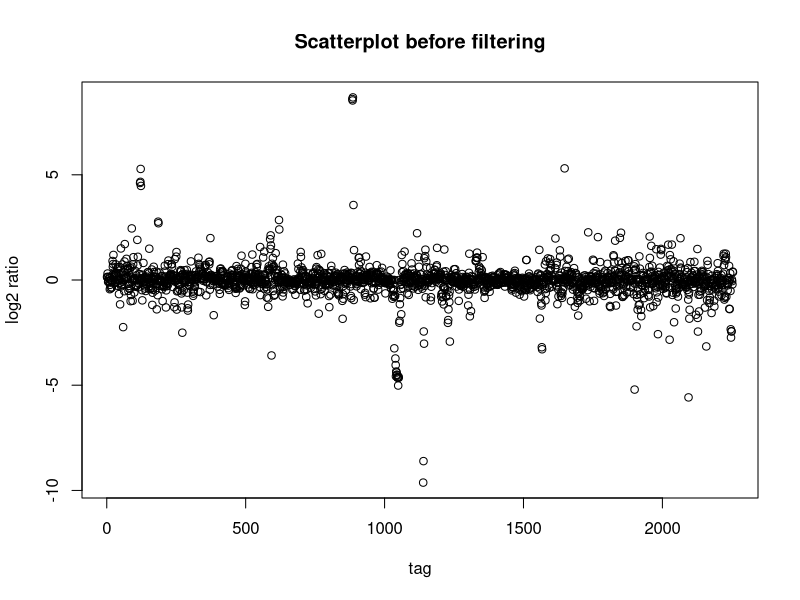
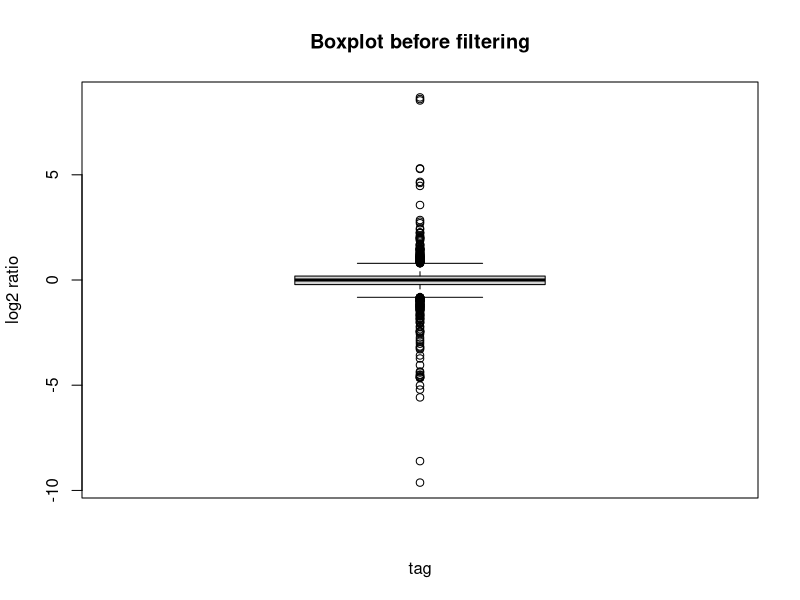
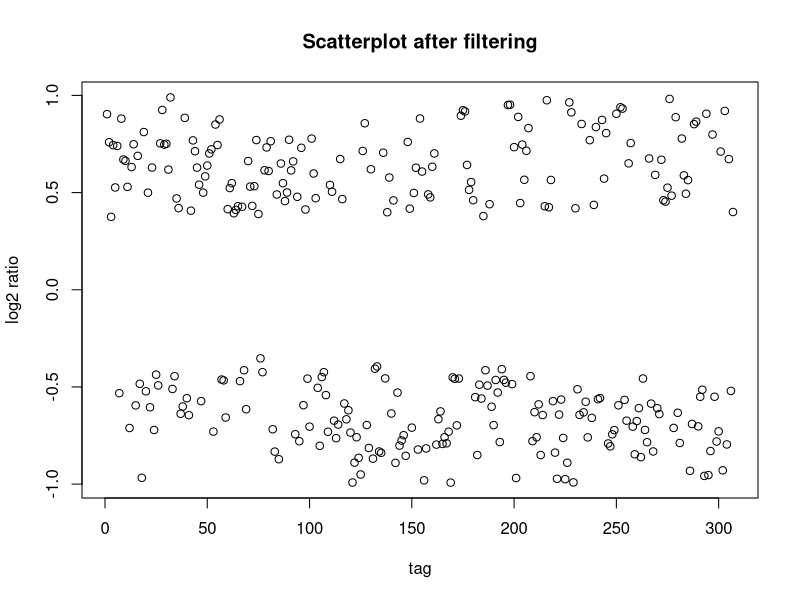
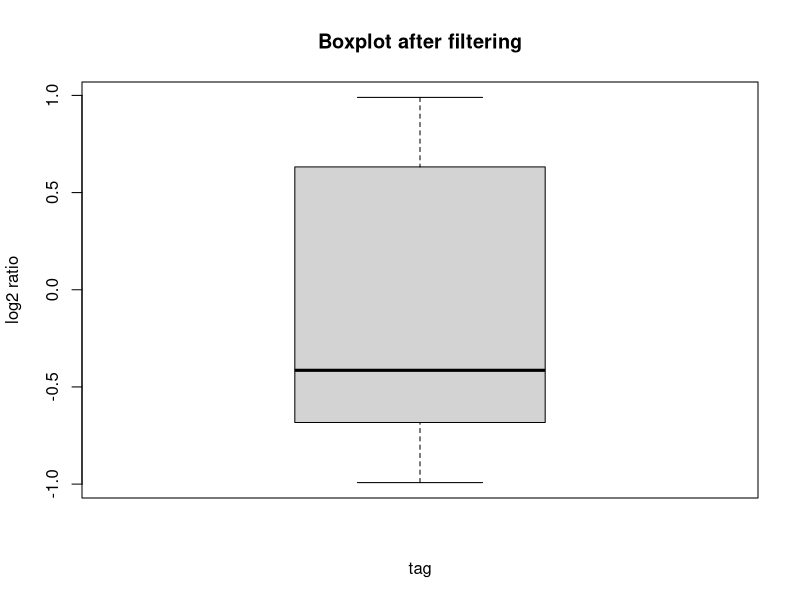
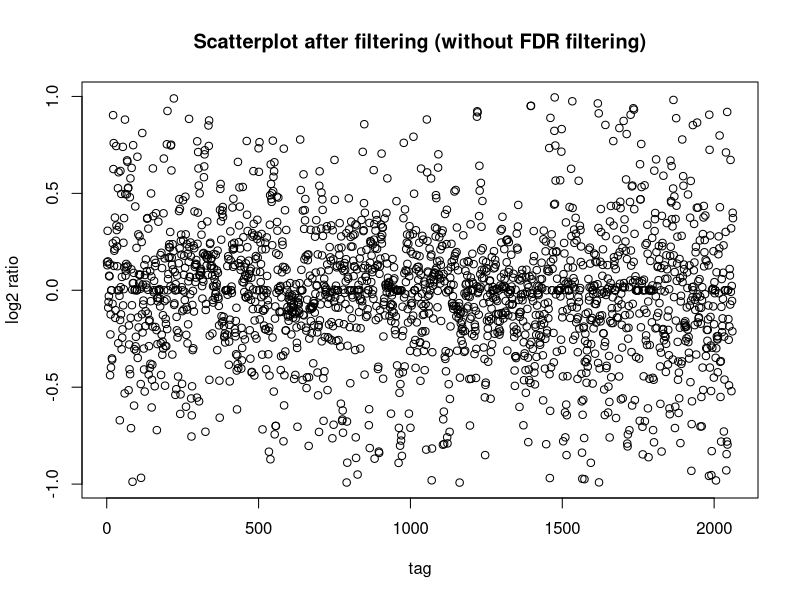
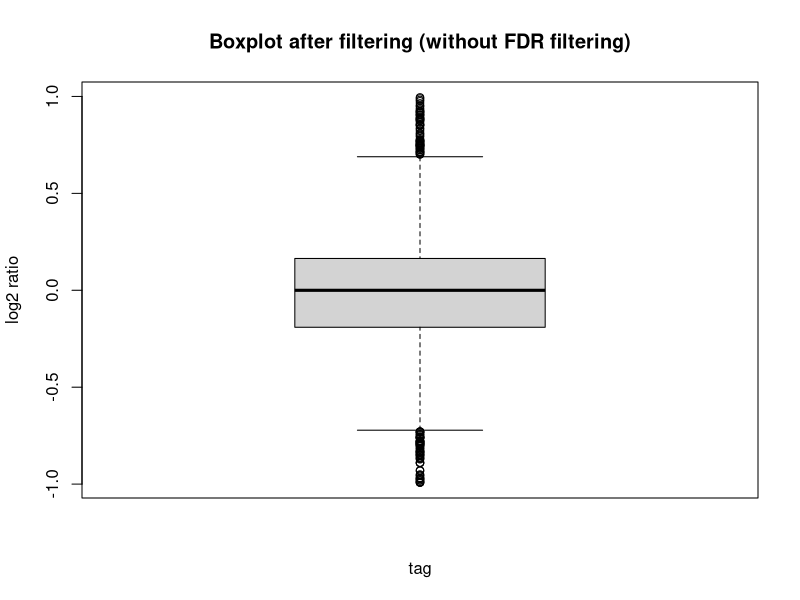
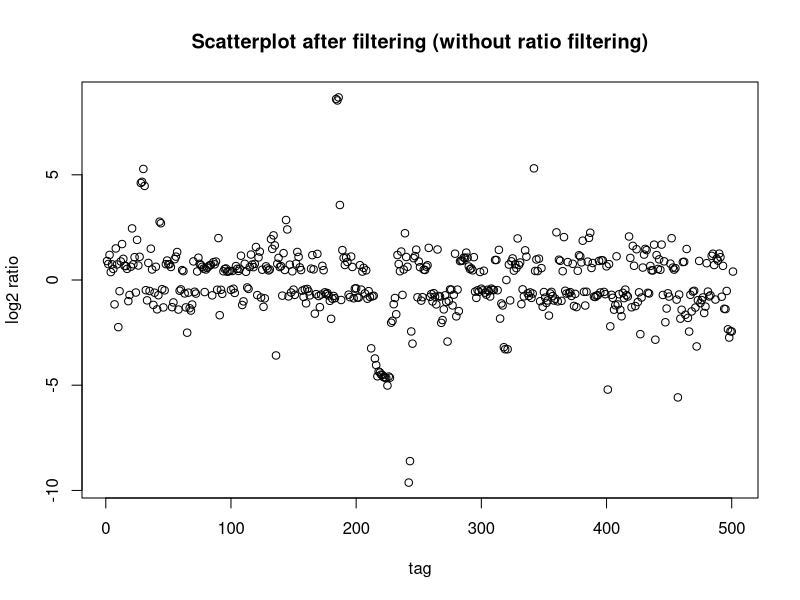
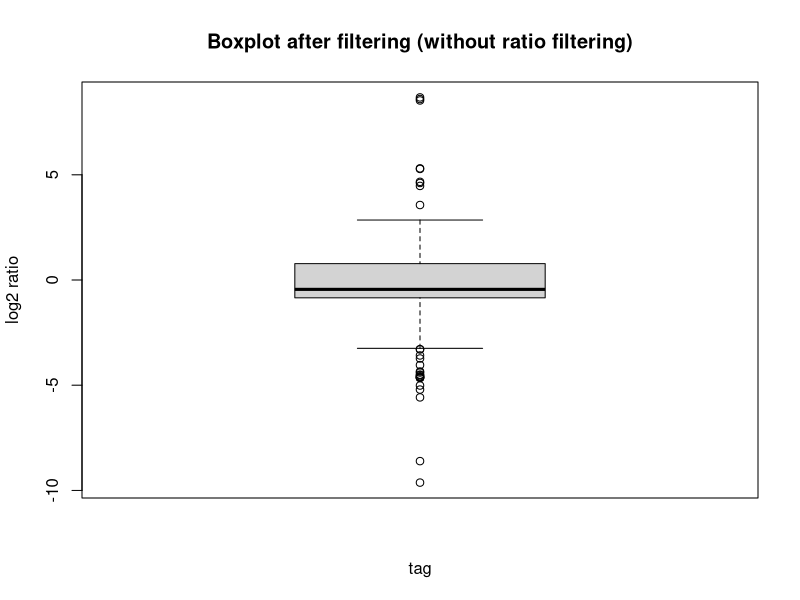

Here is the R script that generated these plots, in order:
ratio <- scan("ratio.txt")

png(filename= "scatterplot1.png")
plot(ratio,main= "Scatterplot before filtering", ylab= "log2 ratio", xlab="tag")
dev.off()

png(filename= "boxplot1.png")
boxplot(ratio, main= "Boxplot before filtering", ylab= "log2 ratio", xlab="tag")
dev.off()

vec1 <- scan("vec1.txt")

png(filename= "scatterplot2.png")
plot(vec1,main= "Scatterplot after filtering", ylab= "log2 ratio", xlab="tag")
dev.off()

png(filename= "boxplot2.png")
boxplot(vec1, main= "Boxplot after filtering", ylab= "log2 ratio", xlab="tag")
dev.off()

vec4 <- scan("vec4.txt")

png(filename= "scatterplot3.png")
plot(vec4,main= "Scatterplot after filtering (without FDR filtering)", ylab= "log2 ratio", xlab="tag")
dev.off()

png(filename= "boxplot3.png")
boxplot(vec4, main= "Boxplot after filtering (without FDR filtering)", ylab= "log2 ratio", xlab="tag")
dev.off()

vec6 <- scan("vec6.txt")

png(filename= "scatterplot4.png")
plot(vec6,main= "Scatterplot after filtering (without ratio filtering)", ylab= "log2 ratio", xlab="tag")
dev.off()

png(filename= "boxplot4.png")
boxplot(vec6, main= "Boxplot after filtering (without ratio filtering)", ylab= "log2 ratio", xlab="tag")
dev.off()

